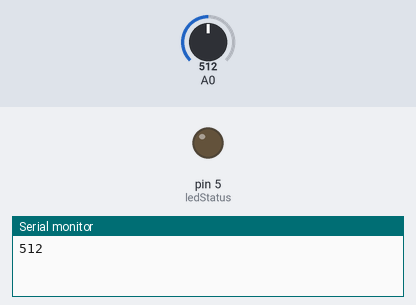
Bench run of a sketch on a simulated Arduino Uno, built with avr-gcc and run on an emulated ATmega328P. On the bench: output pins drawn as LEDs (lit = HIGH), the last lines printed to the serial monitor. Inputs (shaded band) come from the test bench; at power-on: A0 = 512.

Above: at 0.1 s.
At 0.6 s:
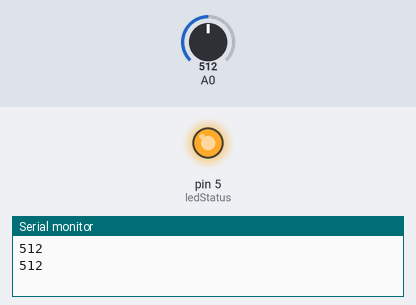
Timing chart, 0 to 2.1 s (numbered marks = the images above):
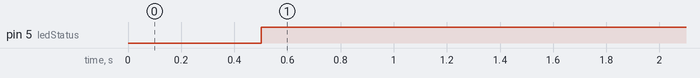

The sketch:

TCC-ldr-temp.ino
```cpp
#define ledStatus 5
int valorLDR = 0;

void setup() {
  // put your setup code here, to run once:
  pinMode(ledStatus, OUTPUT);
  Serial.begin(9600);
}

void loop() {
  // put your main code here, to run repeatedly:
  valorLDR = analogRead(A0);
  Serial.println(valorLDR);
  delay(500);
  if(valorLDR > 90){
    digitalWrite(ledStatus,HIGH);
  }else{
    digitalWrite(ledStatus,LOW);
  }
 }
```

Measured:
- by itself, pin 5 (ledStatus): LOW → HIGH at 0.50 s
